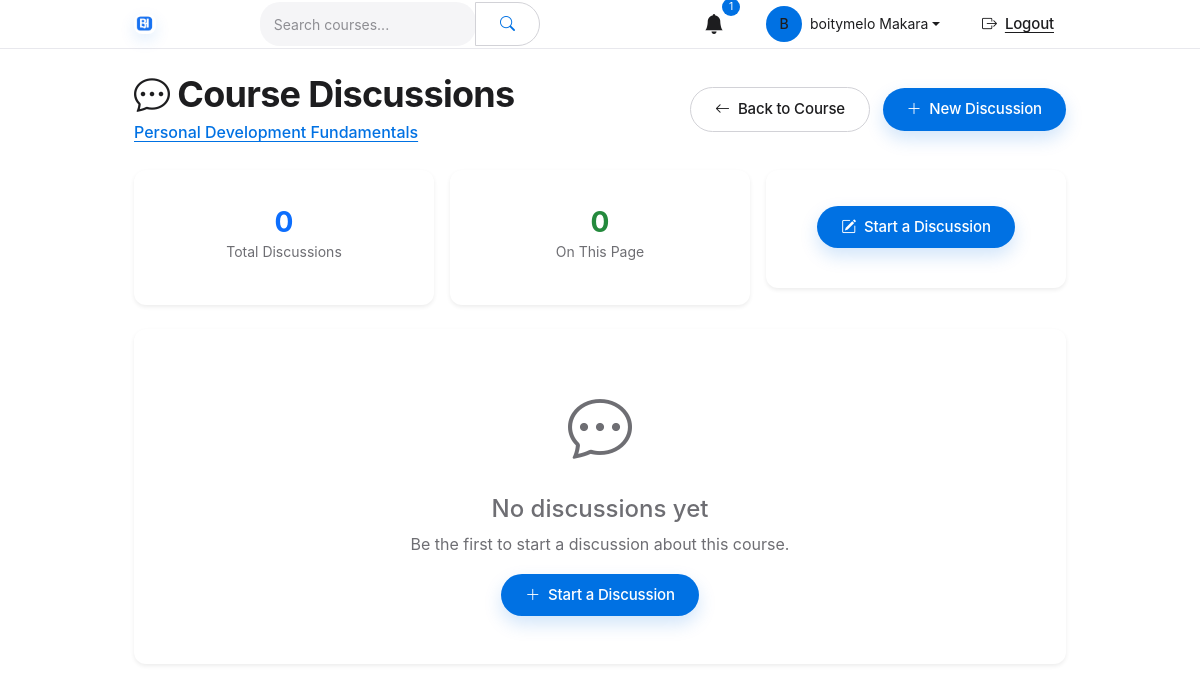
/discussions/course/personal-dev-fundamentals/ (signed in), run on the app's committed database.
### apps/accounts/models.py (models this page shows, shortened)
class User(AbstractUser):
    email = models.EmailField(unique=True)          # override to make unique
    is_instructor = models.BooleanField(default=False)
    bio = models.TextField(blank=True)
    profile_picture = models.ImageField(upload_to='profiles/', blank=True, null=True)
    USERNAME_FIELD = 'email'
    REQUIRED_FIELDS = ['username']          # still required for createsuperuser; we auto-generate in forms

### apps/courses/models.py (models this page shows, shortened)
class Course(models.Model):
    title = models.CharField(max_length=200)
    slug = models.SlugField(unique=True)
    instructor = models.ForeignKey(User, on_delete=models.CASCADE, related_name='courses_teaching')
    category = models.ForeignKey(Category, on_delete=models.SET_NULL, null=True, related_name='courses')
    description = CKEditor5Field(config_name='extends')      # CKEditor 5
    thumbnail = models.ImageField(upload_to='courses/thumbnails/')
    price = models.DecimalField(max_digits=8, decimal_places=2, default=0.00)
    is_published = models.BooleanField(default=False)
    created_at = models.DateTimeField(auto_now_add=True)
    updated_at = models.DateTimeField(auto_now=True)

### apps/discussions/views.py (the view)
# urls.py: path('course/<slug:slug>/', views.CourseDiscussionListView.as_view(), name='course_discussions'),
class CourseDiscussionListView(LoginRequiredMixin, ListView):
    model = Discussion
    template_name = 'discussions/course_discussions.html'
    context_object_name = 'discussions'
    paginate_by = 20
    def get_queryset(self):
        self.course = get_object_or_404(Course, slug=self.kwargs['slug'])
        return Discussion.objects.filter(course=self.course).select_related(
            'user'
        ).annotate(
            reply_count=Count('replies')
        ).order_by('-is_pinned', '-created_at')
    def get_context_data(self, **kwargs):
        context = super().get_context_data(**kwargs)
        context['course'] = self.course
        context['is_enrolled'] = Enrollment.objects.filter(
            user=self.request.user,
            course=self.course,
            status='active'
        ).exists()
        context['form'] = DiscussionForm()
        return context

### apps/discussions/forms.py
class DiscussionForm(forms.ModelForm):
    class Meta:
        model = Discussion
        fields = ['title', 'body']
        widgets = {
            'title': forms.TextInput(attrs={
                'class': 'form-control',
                'placeholder': 'Enter a descriptive title for your question/discussion...',
                'maxlength': 255,
            }),
            'body': forms.Textarea(attrs={
                'class': 'form-control',
                'rows': 6,
                'placeholder': 'Describe your question or discussion topic in detail...',
            }),
        }
        labels = {
            'title': 'Discussion Title',
            'body': 'Details',
        }

### apps/notifications/context_processors.py (called while the page is built)
def notifications(request):
    if not request.user.is_authenticated:
        return {
            'unread_notifications': 0,
            'recent_notifications': [],
        }
    from .models import Notification
    unread_count = Notification.objects.filter(
        user=request.user,
        is_read=False
    ).count()
    recent_notifications = Notification.objects.filter(
        user=request.user
    ).order_by('-created_at')[:5]
    return {
        'unread_notifications': unread_count,
        'recent_notifications': recent_notifications,
    }

### templates/discussions/course_discussions.html (shortened to what this page needs)
{% extends 'base.html' %}
{% load humanize %}
{% block content %}
<div class="container">
    <div class="d-flex justify-content-between align-items-center mb-4">
        <div>
            <h2 class="mb-1">
                <i class="bi bi-chat-dots me-2"></i>Course Discussions
            </h2>
            <p class="text-muted mb-0">
                <a href="{% url 'course_detail' course.slug %}" class="text-decoration-none">{{ course.title }}</a>
            </p>
        </div>
        <div>
            <a href="{% url 'course_detail' course.slug %}" class="btn btn-outline-secondary me-2">
                <i class="bi bi-arrow-left me-1"></i> Back to Course
            </a>
            {% if is_enrolled or user == course.instructor %}
            <a href="{% url 'discussions:create_discussion' course.slug %}" class="btn btn-primary">
                <i class="bi bi-plus-lg me-1"></i> New Discussion
            </a>
            {% endif %}
        </div>
    </div>
    <div class="row g-3 mb-4">
        <div class="col-md-4">
            <div class="card border-0 shadow-sm">
                <div class="card-body text-center">
                    <h3 class="fw-bold text-primary mb-0">{{ page_obj.paginator.count|default:discussions|length }}</h3>
                    <small class="text-muted">Total Discussions</small>
                </div>
            </div>
        </div>
        <div class="col-md-4">
            <div class="card border-0 shadow-sm">
                <div class="card-body text-center">
                    <h3 class="fw-bold text-success mb-0">
                        {{ discussions|length }}
                    </h3>
                    <small class="text-muted">On This Page</small>
                </div>
            </div>
        </div>
        <div class="col-md-4">
            <div class="card border-0 shadow-sm">
                <div class="card-body text-center">
                    {% if is_enrolled or user == course.instructor %}
                    <a href="{% url 'discussions:create_discussion' course.slug %}" class="btn btn-primary">
                        <i class="bi bi-pencil-square me-1"></i> Start a Discussion
                    </a>
                    {% else %}
                    <p class="text-muted mb-0">Enroll to participate</p>
                    {% endif %}
                </div>
            </div>
        </div>
    </div>
    <div class="card border-0 shadow-sm">
        {% if discussions %}
        <div class="list-group list-group-flush">
            {% for discussion in discussions %}
            <a href="{% url 'discussions:discussion_detail' discussion.pk %}" class="list-group-item list-group-item-action py-3">
                <div class="d-flex justify-content-between align-items-start">
                    <div class="w-100">
                        <div class="d-flex align-items-center gap-2">
                            {% if discussion.is_pinned %}
                            <span class="badge bg-warning text-dark" title="Pinned">
                                <i class="bi bi-pin-angle-fill"></i> Pinned
                            </span>
                            {% endif %}
                            {% if discussion.is_closed %}
                            <span class="badge bg-secondary">Closed</span>
                            {% endif %}
                            <h5 class="mb-1 fw-semibold">{{ discussion.title }}</h5>
                        </div>
                        <div class="d-flex align-items-center gap-3 mt-1">
                            <small class="text-muted">
                                <i class="bi bi-person me-1"></i>{{ discussion.user.get_full_name|default:discussion.user.username }}
                            </small>
                            <small class="text-muted">
                                <i class="bi bi-clock me-1"></i>{{ discussion.created_at|naturaltime }}
                            </small>
                            <small class="text-muted">
                                <i class="bi bi-chat me-1"></i>{{ discussion.reply_count }} repl{{ discussion.reply_count|pluralize:"y,ies" }}
                            </small>
                        </div>
                    </div>
                </div>
            </a>
            {% endfor %}
        </div>
        {% if is_paginated %}
        <div class="card-footer bg-white">
            <nav>
                <ul class="pagination justify-content-center mb-0">
                    {% if page_obj.has_previous %}
                    <li class="page-item">
                        <a class="page-link" href="?page={{ page_obj.previous_page_number }}">Previous</a>
                    </li>
                    {% endif %}
                    {% for i in paginator.page_range %}
                    <li class="page-item {% if page_obj.number == i %}active{% endif %}">
                        <a class="page-link" href="?page={{ i }}">{{ i }}</a>
                    </li>
                    {% endfor %}
                    {% if page_obj.has_next %}
                    <li class="page-item">
                        <a class="page-link" href="?page={{ page_obj.next_page_number }}">Next</a>
                    </li>
                    {% endif %}
                </ul>
            </nav>
        </div>
        {% endif %}
        {% else %}
        <div class="card-body text-center py-5">
            <i class="bi bi-chat-dots text-muted" style="font-size: 4rem;"></i>
            <h4 class="mt-3 text-muted">No discussions yet</h4>
            <p class="text-muted">Be the first to start a discussion about this course.</p>
            {% if is_enrolled or user == course.instructor %}
            <a href="{% url 'discussions:create_discussion' course.slug %}" class="btn btn-primary">
                <i class="bi bi-plus-lg me-1"></i> Start a Discussion
            </a>
            {% endif %}
        </div>
        {% endif %}
    </div>
</div>
{% endblock %}

### templates/base.html (shortened to what this page needs)
{% load static %}
{% load notification_extras %}
<!DOCTYPE html>
<html lang="en">
<head>
    <link href="https://cdn.jsdelivr.net/npm/bootstrap@5.3.0/dist/css/bootstrap.min.css" rel="stylesheet">
    <link rel="stylesheet" href="https://cdn.jsdelivr.net/npm/bootstrap-icons@1.11.0/font/bootstrap-icons.css">
    <link rel="stylesheet" href="{% static 'css/style.css' %}">
</head>
<body>
    <nav class="navbar navbar-expand-lg app-navbar">
        <div class="container">
            <a class="navbar-brand" href="{% url 'home' %}">
                <img src="{% static 'img/bh-elearning-logo.png' %}" alt="BH E-Learning" class="brand-logo">
            </a>
            <div class="collapse navbar-collapse" id="navbarNav">
                <form class="d-flex mx-auto" action="{% url 'course_list' %}" method="get" style="max-width: 400px; width: 100%;">
                    <div class="input-group">
                        <input type="text" class="form-control search-input" name="q" placeholder="Search courses..." value="{{ request.GET.q }}">
                        <button class="btn btn-outline-light" type="submit">
                            <i class="bi bi-search"></i>
                        </button>
                    </div>
                </form>
                <ul class="navbar-nav ms-auto align-items-center">
                    {% if user.is_authenticated %}
                        <li class="nav-item dropdown me-3">
                            <a class="nav-link position-relative" href="#" id="notificationDropdown" role="button" data-bs-toggle="dropdown" aria-expanded="false">
                                <i class="bi bi-bell-fill fs-5"></i>
                                {% if unread_notifications %}
                                    <span class="notification-badge">{{ unread_notifications }}</span>
                                {% endif %}
                            </a>
                        </li>
                        <li class="nav-item dropdown me-3">
                            <a class="nav-link dropdown-toggle d-flex align-items-center" href="#" id="userDropdown" role="button" data-bs-toggle="dropdown" aria-expanded="false">
                                {% if user.profile.avatar %}
                                    <img src="{{ user.profile.avatar.url }}" alt="{{ user.get_full_name }}" class="avatar me-2">
                                {% else %}
                                    <div class="avatar bg-primary text-white d-flex align-items-center justify-content-center me-2">
                                        {{ user.get_full_name|first|upper }}
                                    </div>
                                {% endif %}
                                <span class="d-none d-lg-inline">{{ user.get_full_name|default:user.username }}</span>
                            </a>
                        </li>
                        <li class="nav-item">
                            <form method="post" action="{% url 'logout' %}">
                                <button type="submit" class="nav-link btn btn-link">
                                    <i class="bi bi-box-arrow-right me-1"></i>Logout
                                </button>
                            </form>
                        </li>
                    {% endif %}
                </ul>
            </div>
        </div>
    </nav>
    <main class="py-4">
        {% block content %}
        {% endblock %}
    </main>
</body>
</html>

### data on the page
User: get_full_name|first "B", get_full_name "boitymelo Makara"
Course: title "Personal Development Fundamentals"

### other printed values
{{ unread_notifications }} "1"
{{ page_obj.paginator.count|default:discussions|length }} "0"
{{ discussions|length }} "0"
